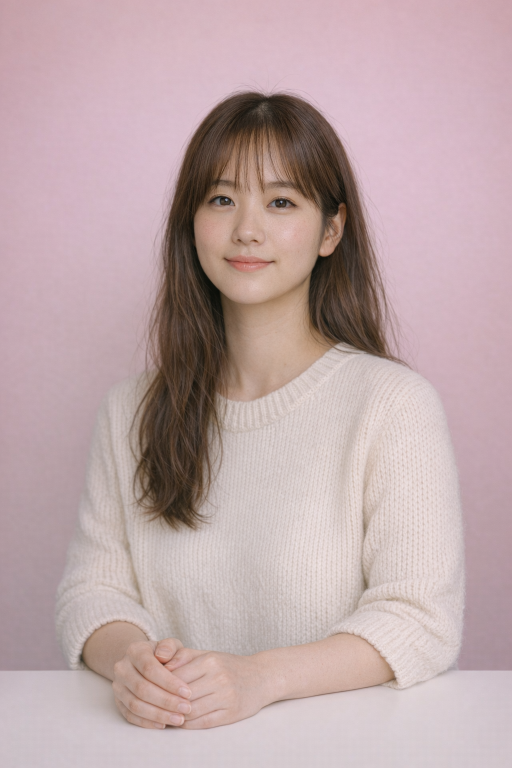
#> input picture AI쇼핑라이브_Shopee_202611/5_에셋/character_sheet/R3/R3_MF-01_master.png, 1024 x 1536 px (shown at 1/2 size)
$ python -i nas_download.py   (imports and definitions only)
#> lines starting #> are read from the running program, lines starting #| are printed output that depends on the picture
# -*- coding: utf-8 -*-
"""2단계: NAS MCP에서 고른 원본을 내려받고, 누끼는 실측(비율·색)해 product_lock.json을 만든다.

NAS 원본 링크는 5분이면 만료된다. 그래서 Claude가
  ① search_nas_assets / get_sku_assets 로 후보를 고르고(미리보기 링크 1시간)
  ② 내려받기 직전에 get_asset(file_id) 로 새 original.url 을 받아
  ③ 아래 형식의 JSON을 쓰고 바로 이 스크립트를 실행한다.

입력 (--sel): [{"key": "primer_classic", "role": "cutout|swatch|detail|demo_video|mood",
               "file_id": "5099beb3caf5", "filename": "...png", "url": "<original.url>", "nas_path": "...",
               "width": 7200, "height": 7200, "has_alpha": true}]
출력: 5_에셋/이미지생성_소스/<key>/<role>/<filename>
      5_에셋/이미지생성_소스/assets_manifest.json   (누적, file_id 기준 중복 없음)
      5_에셋/product_lock.json                     (누끼별 실측: 불투명 영역 bbox·가로세로 비율·대표색 hex)
      큰 누끼는 작업용 사본(긴 변 2000px) <name>__w2000.png 도 함께 만든다(원본은 그대로).

python -X utf8 pipeline/nas_download.py --project <프로젝트 폴더> --sel sel.json
"""
import argparse
import json
import urllib.request
from collections import Counter
from pathlib import Path

from PIL import Image

ap = argparse.ArgumentParser()
# [3 lines not run here, left out]

# [1 line that did not run here, left out]
# [1 line that did not run here, left out]
# [1 line that did not run here, left out]
# [1 line that did not run here, left out]
# [1 line that did not run here, left out]
# [1 line that did not run here, left out]
# [1 line that did not run here, left out]


def safe(name):
    return ''.join('_' if c in '<>:"/\\|?*' else c for c in name).strip()


def measure(png):
    """누끼 실측: 알파>16인 영역의 bbox, 가로:세로 비율, 불투명 픽셀 상위 색 3개(hex, 16단계로 묶음)."""
    im = Image.open(png).convert('RGBA')
    im.thumbnail((1200, 1200))
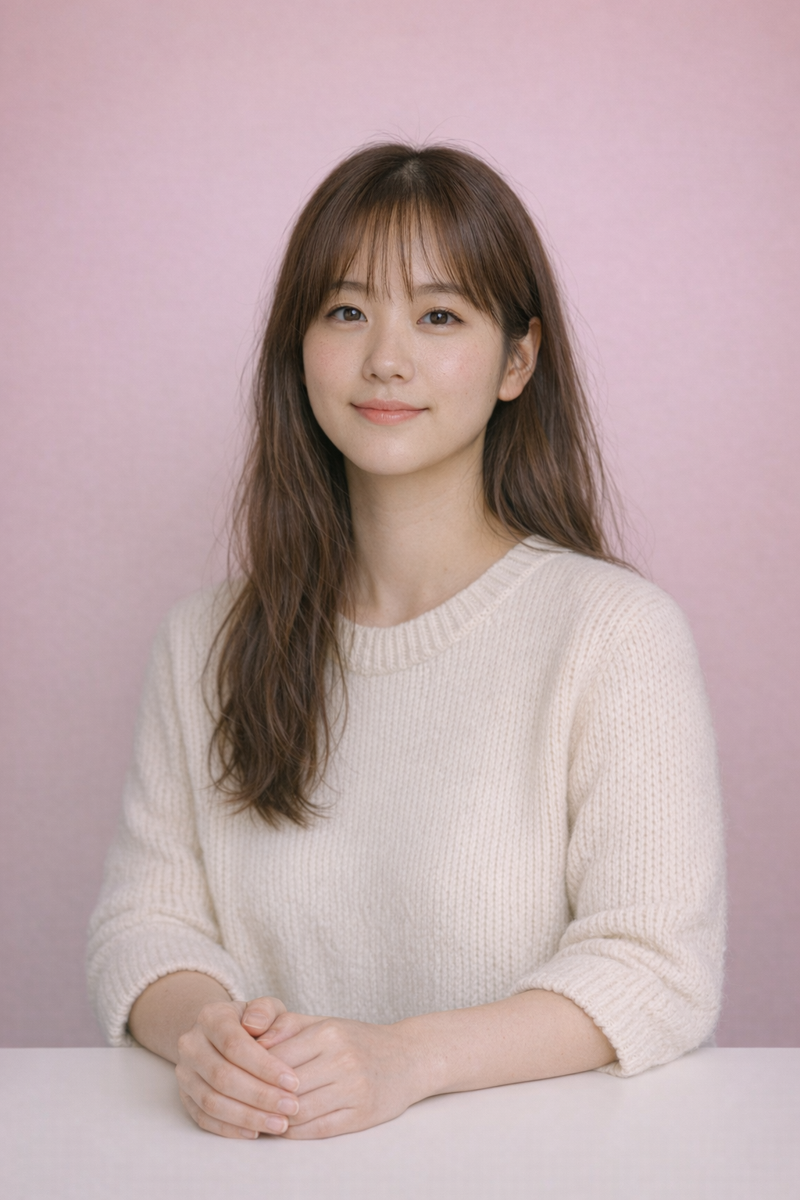
#> im: PIL image 800x1200 RGBA; mean R, G, B, A 190, 167.5, 168.9, 255
    alpha = im.getchannel('A').point(lambda v: 255 if v > 16 else 0)
#> alpha: PIL image 800x1200 L; every value is 255
    box = alpha.getbbox()
#> box = (0, 0, 800, 1200)
    if not box:
        return None
    crop = im.crop(box)
    px = [p[:3] for p in crop.getdata() if p[3] > 200]
#> px = 960000 items
    q = Counter(tuple(c // 16 * 16 + 8 for c in p) for p in px)
#> q = 201 items
    tot = sum(q.values()) or 1
#> tot = 960000
    w, h = box[2] - box[0], box[3] - box[1]
#> w = 800; h = 1200
    return {'bbox_ratio_w_h': round(w / h, 3), 'opaque_px_share': round(len(px) / (crop.width * crop.height), 3),
            'top_colors': [{'hex': '#%02X%02X%02X' % c, 'share': round(n / tot, 3)} for c, n in q.most_common(3)],
            'measured_on': f'{im.width}x{im.height} 축소본에서 알파 실측 (원본 비율 동일)'}


# [30 lines not run here, left out]

>>> result = measure('../AI쇼핑라이브_Shopee_202611/5_에셋/character_sheet/R3/R3_MF-01_master.png')
#> result = 4 items

$ run again, on AI쇼핑라이브_Shopee_202611/5_에셋/character_sheet/R3/R3_sheet_hands.png
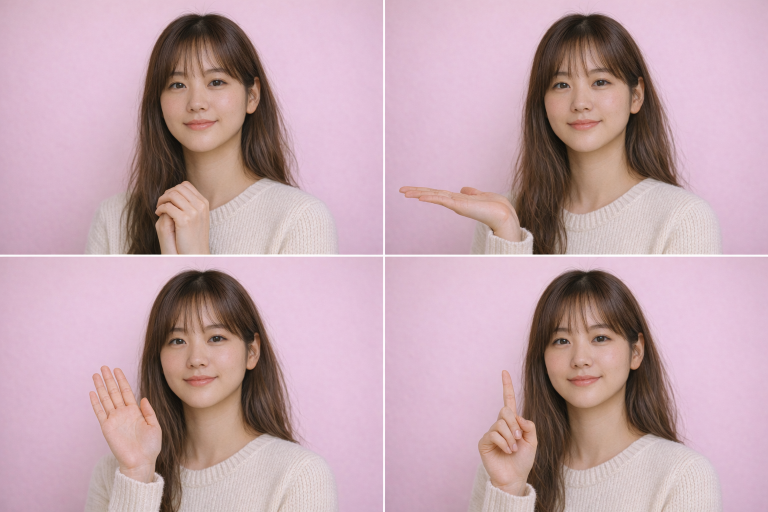
#> input picture AI쇼핑라이브_Shopee_202611/5_에셋/character_sheet/R3/R3_sheet_hands.png, 1536 x 1024 px (shown at 1/2 size)
#> in measure, `im.thumbnail((1200, 1200))`:
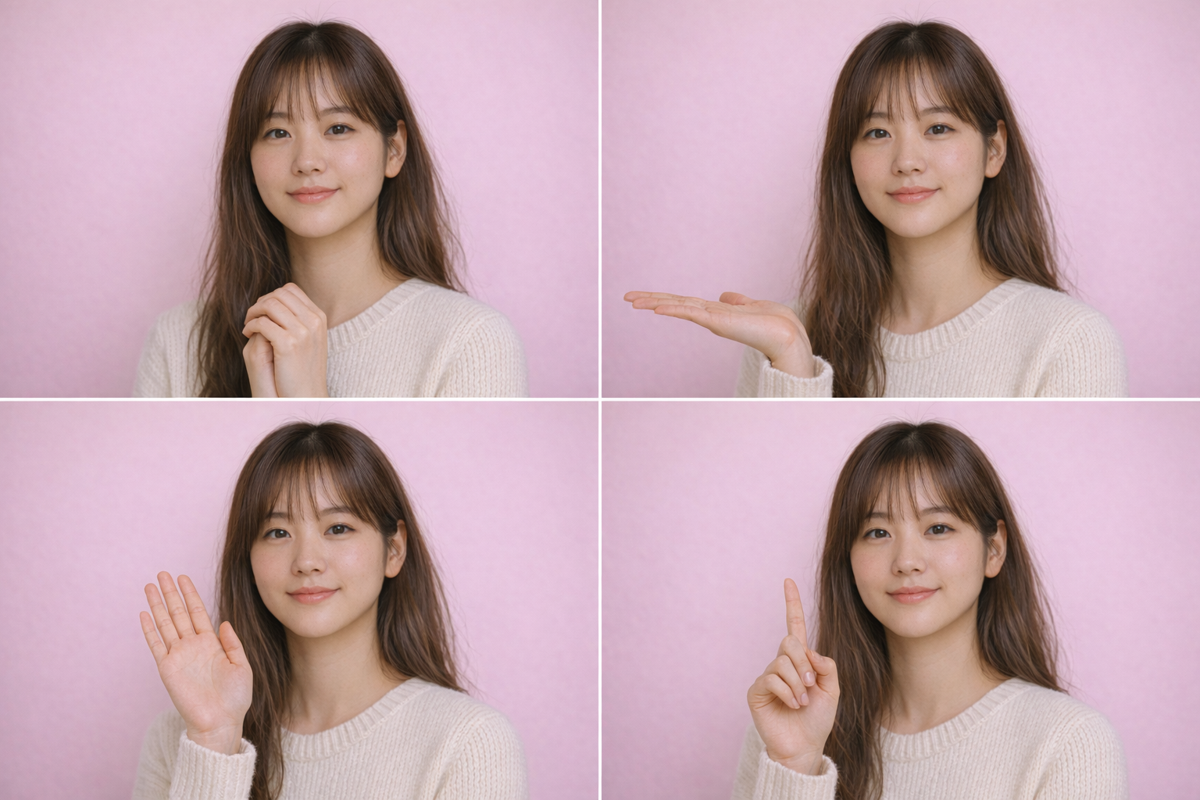
#> im: PIL image 1200x800 RGBA; mean R, G, B, A 194.6, 164.5, 173, 255
#> alpha: PIL image 1200x800 L; every value is 255
#> box = (0, 0, 1200, 800)
#> px = 960000 items
#> q = 235 items
#> tot = 960000
#> w = 1200; h = 800
#> result = 4 items

$ run again, on AI쇼핑라이브_Shopee_202611/5_에셋/character_sheet/R3/R3_sheet_turnaround.png
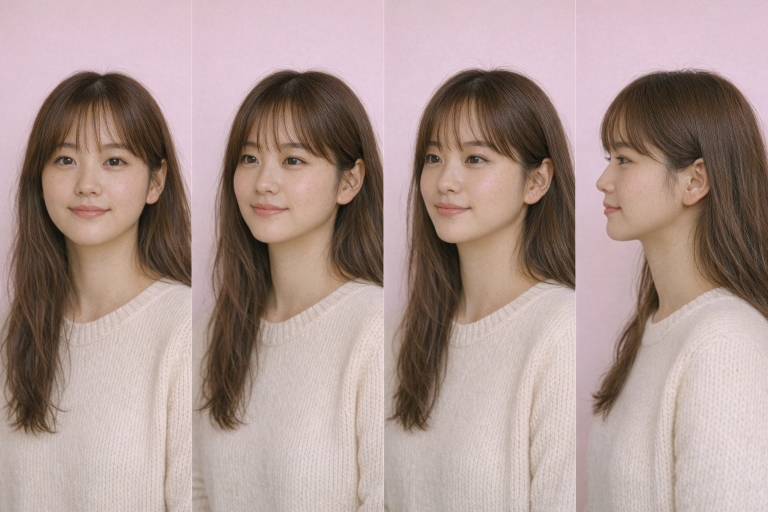
#> input picture AI쇼핑라이브_Shopee_202611/5_에셋/character_sheet/R3/R3_sheet_turnaround.png, 1536 x 1024 px (shown at 1/2 size)
#> in measure, `im.thumbnail((1200, 1200))`:
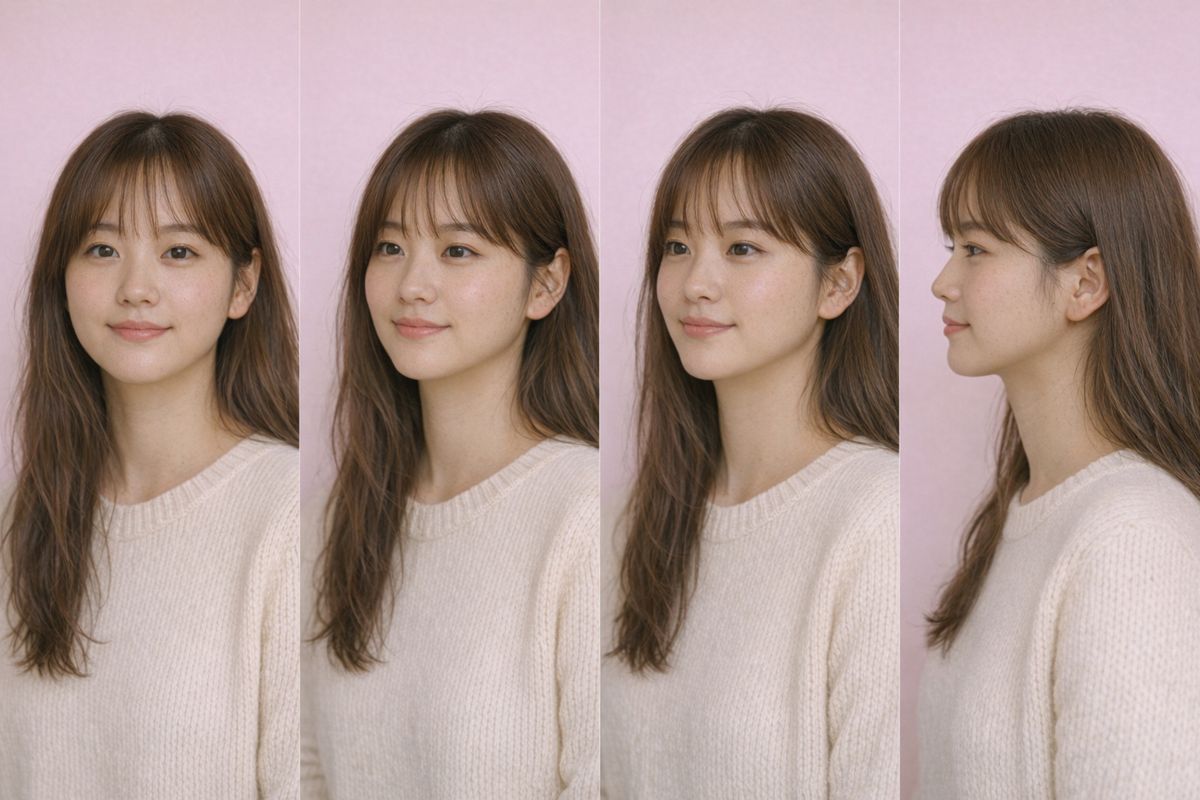
#> im: PIL image 1200x800 RGBA; mean R, G, B, A 172, 151, 145.6, 255
#> alpha: PIL image 1200x800 L; every value is 255
#> box = (0, 0, 1200, 800)
#> px = 960000 items
#> q = 190 items
#> tot = 960000
#> w = 1200; h = 800
#> result = 4 items
